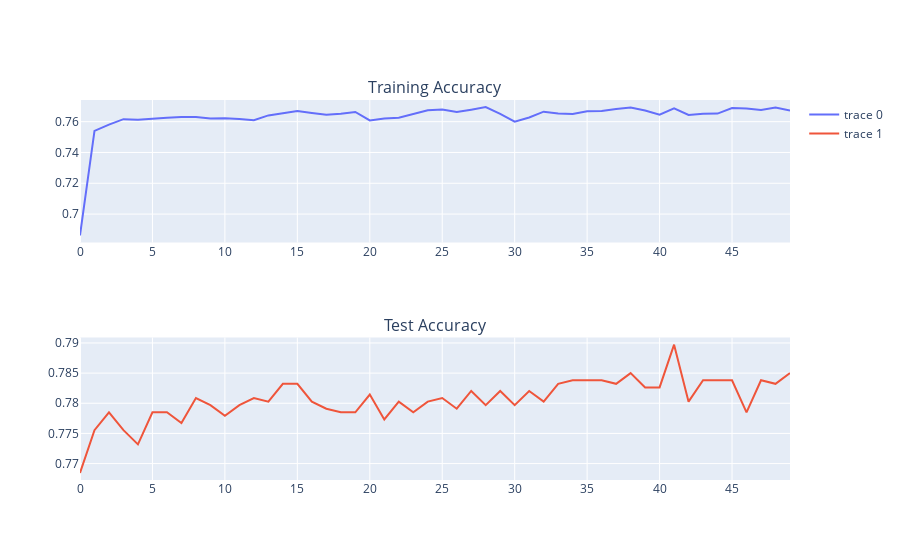
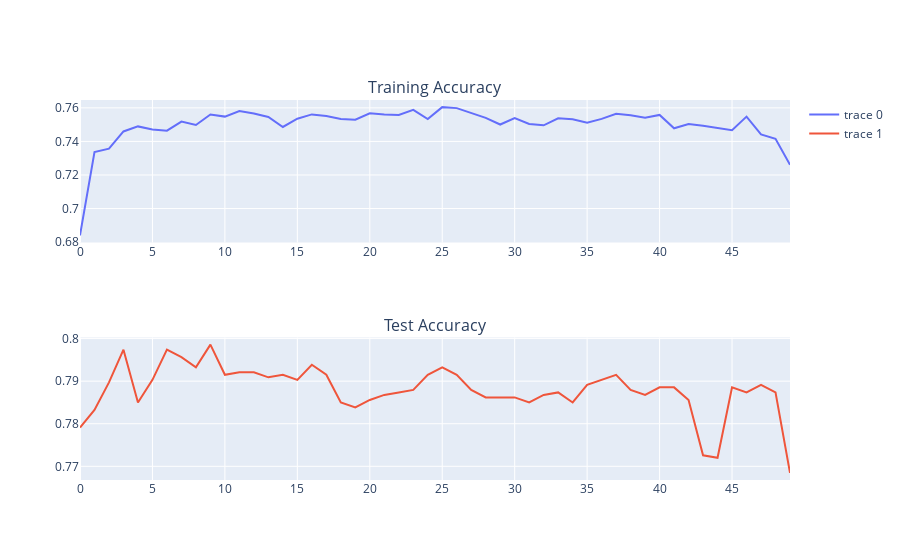
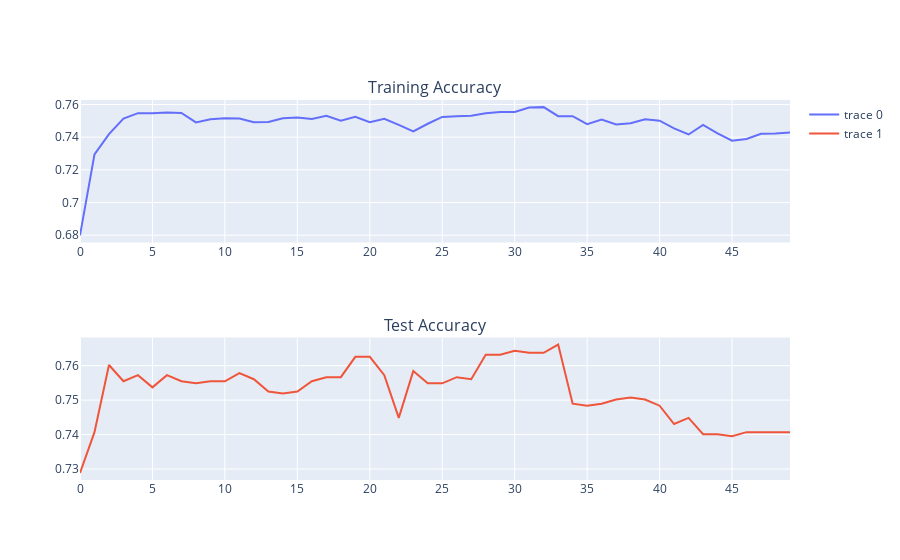
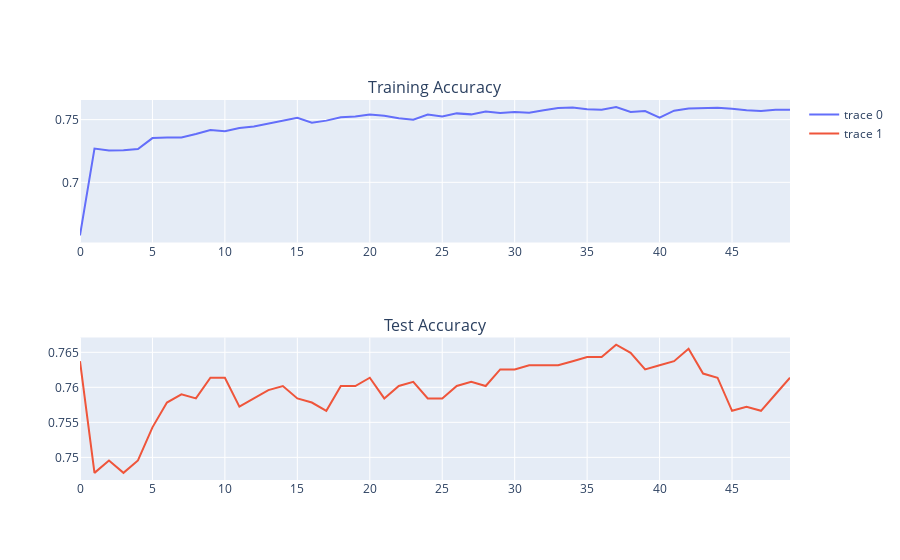

Here is the notebook cell these charts were saved with, in order:
### Code cell
from plotly.subplots import make_subplots
import plotly.graph_objects as go
import matplotlib.pyplot as plt

epochs = 50
validation_accuracy=[]
validation_loss = []
fold_n =1
for train, test in tqdm(kfold.split(inputs, targets)):
    lstm_model = tf.keras.Sequential([
        tf.keras.layers.LSTM(64,return_sequences=False),
        tf.keras.layers.Dropout(0.4),
        tf.keras.layers.Dense(16, activation='relu'),
        tf.keras.layers.Dense(1, activation = 'sigmoid')
    ])
    lstm_model.compile(loss='binary_crossentropy', optimizer='adam', metrics=['accuracy'])
    history = lstm_model.fit(inputs[train], np.asarray(targets[train]), epochs = epochs, validation_data=(inputs[test], np.asarray(targets[test])), batch_size=64)
    print(f'============ {fold_n} fold result===========')
    plt.figure(figsize = (15,8))
    plt.plot(range(epochs), history.history['loss'])
    plt.plot(range(epochs), history.history['val_loss'])
    plt.legend(['training_loss', 'validation_loss'])
    plt.title('Loss')
    fig = make_subplots(
        rows=2, cols=1,
        subplot_titles=("Training Accuracy", "Test Accuracy"))

    fig.add_trace(go.Scatter(x=[*range(epochs)], y=history.history['accuracy']), row=1, col=1)

    fig.add_trace(go.Scatter(x=[*range(epochs)], y=history.history['val_accuracy']), row=2, col=1)

    fig.show()
    train_lstm_results = lstm_model.evaluate(inputs[train], np.asarray(targets[train]), verbose=0, batch_size=256)
    test_lstm_results = lstm_model.evaluate(inputs[test], np.asarray(targets[test]), verbose=0, batch_size=256)
    print(f'Train accuracy: {train_lstm_results[1]*100:0.2f}')
    print(f'Test accuracy: {test_lstm_results[1]*100:0.2f}')
    validation_accuracy.append(test_lstm_results[1]*100)
print(f"average test accuracy: {sum(validation_accuracy)/10:0.2f}" )

### Figure 1 — Plotly figure (JSON) as saved in the notebook; plotly's stock layout.template omitted (floating-point values rounded to 4 significant figures)
{"data": [{"type": "scatter", "x": [0, 1, 2, 3, 4, 5, 6, 7, 8, 9, 10, 11, 12, 13, 14, 15, 16, 17, 18, 19, 20, 21, 22, 23, 24, 25, 26, 27, 28, 29, 30, 31, 32, 33, 34, 35, 36, 37, 38, 39, 40, 41, 42, 43, 44, 45, 46, 47, 48, 49], "xaxis": "x", "y": [0.6862, 0.754, 0.7581, 0.7616, 0.7613, 0.7621, 0.7626, 0.7631, 0.763, 0.762, 0.7622, 0.7617, 0.7609, 0.764, 0.7653, 0.7669, 0.7656, 0.7644, 0.7652, 0.7663, 0.7608, 0.7621, 0.7625, 0.7652, 0.7675, 0.7679, 0.7662, 0.7678, 0.7694, 0.7651, 0.76, 0.7627, 0.7665, 0.7653, 0.7649, 0.7668, 0.7669, 0.7683, 0.7692, 0.7673, 0.7646, 0.7687, 0.7644, 0.7652, 0.7652, 0.7688, 0.7685, 0.7675, 0.7691, 0.7672], "yaxis": "y"}, {"type": "scatter", "x": [0, 1, 2, 3, 4, 5, 6, 7, 8, 9, 10, 11, 12, 13, 14, 15, 16, 17, 18, 19, 20, 21, 22, 23, 24, 25, 26, 27, 28, 29, 30, 31, 32, 33, 34, 35, 36, 37, 38, 39, 40, 41, 42, 43, 44, 45, 46, 47, 48, 49], "xaxis": "x2", "y": [0.7685, 0.7755, 0.7785, 0.7755, 0.7732, 0.7785, 0.7785, 0.7767, 0.7809, 0.7797, 0.7779, 0.7797, 0.7809, 0.7803, 0.7832, 0.7832, 0.7803, 0.7791, 0.7785, 0.7785, 0.7815, 0.7773, 0.7803, 0.7785, 0.7803, 0.7809, 0.7791, 0.782, 0.7797, 0.782, 0.7797, 0.782, 0.7803, 0.7832, 0.7838, 0.7838, 0.7838, 0.7832, 0.785, 0.7826, 0.7826, 0.7897, 0.7803, 0.7838, 0.7838, 0.7838, 0.7785, 0.7838, 0.7832, 0.785], "yaxis": "y2"}], "layout": {"annotations": [{"font": {"size": 16}, "showarrow": false, "text": "Training Accuracy", "x": 0.5, "xanchor": "center", "xref": "paper", "y": 1, "yanchor": "bottom", "yref": "paper"}, {"font": {"size": 16}, "showarrow": false, "text": "Test Accuracy", "x": 0.5, "xanchor": "center", "xref": "paper", "y": 0.375, "yanchor": "bottom", "yref": "paper"}], "xaxis": {"anchor": "y", "domain": [0, 1]}, "xaxis2": {"anchor": "y2", "domain": [0, 1]}, "yaxis": {"anchor": "x", "domain": [0.625, 1]}, "yaxis2": {"anchor": "x2", "domain": [0, 0.375]}}}

### Figure 2 — Plotly figure (JSON) as saved in the notebook; plotly's stock layout.template omitted (floating-point values rounded to 4 significant figures)
{"data": [{"type": "scatter", "x": [0, 1, 2, 3, 4, 5, 6, 7, 8, 9, 10, 11, 12, 13, 14, 15, 16, 17, 18, 19, 20, 21, 22, 23, 24, 25, 26, 27, 28, 29, 30, 31, 32, 33, 34, 35, 36, 37, 38, 39, 40, 41, 42, 43, 44, 45, 46, 47, 48, 49], "xaxis": "x", "y": [0.684, 0.7337, 0.7357, 0.7459, 0.7489, 0.7471, 0.7464, 0.7518, 0.7498, 0.756, 0.7548, 0.7581, 0.7566, 0.7545, 0.7486, 0.7535, 0.7561, 0.7552, 0.7533, 0.753, 0.7568, 0.756, 0.7558, 0.7588, 0.7533, 0.7604, 0.7598, 0.7567, 0.754, 0.7501, 0.7539, 0.7504, 0.7496, 0.7537, 0.7532, 0.7511, 0.7534, 0.7565, 0.7556, 0.7541, 0.7558, 0.7478, 0.7503, 0.7493, 0.7478, 0.7467, 0.7548, 0.7442, 0.7415, 0.7261], "yaxis": "y"}, {"type": "scatter", "x": [0, 1, 2, 3, 4, 5, 6, 7, 8, 9, 10, 11, 12, 13, 14, 15, 16, 17, 18, 19, 20, 21, 22, 23, 24, 25, 26, 27, 28, 29, 30, 31, 32, 33, 34, 35, 36, 37, 38, 39, 40, 41, 42, 43, 44, 45, 46, 47, 48, 49], "xaxis": "x2", "y": [0.7791, 0.7832, 0.7897, 0.7974, 0.785, 0.7903, 0.7974, 0.7956, 0.7933, 0.7986, 0.7915, 0.7921, 0.7921, 0.7909, 0.7915, 0.7903, 0.7939, 0.7915, 0.785, 0.7838, 0.7856, 0.7868, 0.7874, 0.788, 0.7915, 0.7933, 0.7915, 0.788, 0.7862, 0.7862, 0.7862, 0.785, 0.7868, 0.7874, 0.785, 0.7891, 0.7903, 0.7915, 0.788, 0.7868, 0.7885, 0.7885, 0.7856, 0.7726, 0.772, 0.7885, 0.7874, 0.7891, 0.7874, 0.7685], "yaxis": "y2"}], "layout": {"annotations": [{"font": {"size": 16}, "showarrow": false, "text": "Training Accuracy", "x": 0.5, "xanchor": "center", "xref": "paper", "y": 1, "yanchor": "bottom", "yref": "paper"}, {"font": {"size": 16}, "showarrow": false, "text": "Test Accuracy", "x": 0.5, "xanchor": "center", "xref": "paper", "y": 0.375, "yanchor": "bottom", "yref": "paper"}], "xaxis": {"anchor": "y", "domain": [0, 1]}, "xaxis2": {"anchor": "y2", "domain": [0, 1]}, "yaxis": {"anchor": "x", "domain": [0.625, 1]}, "yaxis2": {"anchor": "x2", "domain": [0, 0.375]}}}

### Figure 3 — Plotly figure (JSON) as saved in the notebook; plotly's stock layout.template omitted (floating-point values rounded to 4 significant figures)
{"data": [{"type": "scatter", "x": [0, 1, 2, 3, 4, 5, 6, 7, 8, 9, 10, 11, 12, 13, 14, 15, 16, 17, 18, 19, 20, 21, 22, 23, 24, 25, 26, 27, 28, 29, 30, 31, 32, 33, 34, 35, 36, 37, 38, 39, 40, 41, 42, 43, 44, 45, 46, 47, 48, 49], "xaxis": "x", "y": [0.6799, 0.7295, 0.7419, 0.7514, 0.7547, 0.7547, 0.7552, 0.7549, 0.749, 0.7509, 0.7516, 0.7514, 0.7491, 0.7493, 0.7516, 0.752, 0.7511, 0.7531, 0.7501, 0.7525, 0.7491, 0.7512, 0.7475, 0.7436, 0.7482, 0.7524, 0.7528, 0.7531, 0.7546, 0.7554, 0.7554, 0.7582, 0.7584, 0.7529, 0.7528, 0.748, 0.7509, 0.7478, 0.7485, 0.751, 0.7501, 0.7453, 0.7417, 0.7475, 0.7424, 0.7379, 0.7389, 0.7421, 0.7422, 0.7428], "yaxis": "y"}, {"type": "scatter", "x": [0, 1, 2, 3, 4, 5, 6, 7, 8, 9, 10, 11, 12, 13, 14, 15, 16, 17, 18, 19, 20, 21, 22, 23, 24, 25, 26, 27, 28, 29, 30, 31, 32, 33, 34, 35, 36, 37, 38, 39, 40, 41, 42, 43, 44, 45, 46, 47, 48, 49], "xaxis": "x2", "y": [0.7289, 0.7407, 0.7602, 0.7555, 0.7572, 0.7537, 0.7572, 0.7555, 0.7549, 0.7555, 0.7555, 0.7578, 0.7561, 0.7525, 0.7519, 0.7525, 0.7555, 0.7566, 0.7566, 0.7626, 0.7626, 0.7572, 0.7448, 0.7584, 0.7549, 0.7549, 0.7566, 0.7561, 0.7631, 0.7631, 0.7643, 0.7637, 0.7637, 0.7661, 0.749, 0.7484, 0.749, 0.7501, 0.7507, 0.7501, 0.7484, 0.7431, 0.7448, 0.7401, 0.7401, 0.7395, 0.7407, 0.7407, 0.7407, 0.7407], "yaxis": "y2"}], "layout": {"annotations": [{"font": {"size": 16}, "showarrow": false, "text": "Training Accuracy", "x": 0.5, "xanchor": "center", "xref": "paper", "y": 1, "yanchor": "bottom", "yref": "paper"}, {"font": {"size": 16}, "showarrow": false, "text": "Test Accuracy", "x": 0.5, "xanchor": "center", "xref": "paper", "y": 0.375, "yanchor": "bottom", "yref": "paper"}], "xaxis": {"anchor": "y", "domain": [0, 1]}, "xaxis2": {"anchor": "y2", "domain": [0, 1]}, "yaxis": {"anchor": "x", "domain": [0.625, 1]}, "yaxis2": {"anchor": "x2", "domain": [0, 0.375]}}}

### Figure 4 — Plotly figure (JSON) as saved in the notebook; plotly's stock layout.template omitted (floating-point values rounded to 4 significant figures)
{"data": [{"type": "scatter", "x": [0, 1, 2, 3, 4, 5, 6, 7, 8, 9, 10, 11, 12, 13, 14, 15, 16, 17, 18, 19, 20, 21, 22, 23, 24, 25, 26, 27, 28, 29, 30, 31, 32, 33, 34, 35, 36, 37, 38, 39, 40, 41, 42, 43, 44, 45, 46, 47, 48, 49], "xaxis": "x", "y": [0.6577, 0.727, 0.7254, 0.7256, 0.7266, 0.7353, 0.7358, 0.7358, 0.7386, 0.7417, 0.7407, 0.7433, 0.7445, 0.7469, 0.7494, 0.7515, 0.7476, 0.7492, 0.7518, 0.7524, 0.754, 0.7532, 0.7512, 0.75, 0.7541, 0.7526, 0.755, 0.7542, 0.7565, 0.7553, 0.7561, 0.7555, 0.7575, 0.7592, 0.7596, 0.7583, 0.7578, 0.76, 0.7562, 0.7568, 0.7515, 0.7572, 0.7589, 0.7594, 0.7595, 0.7587, 0.7574, 0.757, 0.7579, 0.7579], "yaxis": "y"}, {"type": "scatter", "x": [0, 1, 2, 3, 4, 5, 6, 7, 8, 9, 10, 11, 12, 13, 14, 15, 16, 17, 18, 19, 20, 21, 22, 23, 24, 25, 26, 27, 28, 29, 30, 31, 32, 33, 34, 35, 36, 37, 38, 39, 40, 41, 42, 43, 44, 45, 46, 47, 48, 49], "xaxis": "x2", "y": [0.7637, 0.7478, 0.7496, 0.7478, 0.7496, 0.7543, 0.7578, 0.759, 0.7584, 0.7614, 0.7614, 0.7572, 0.7584, 0.7596, 0.7602, 0.7584, 0.7578, 0.7566, 0.7602, 0.7602, 0.7614, 0.7584, 0.7602, 0.7608, 0.7584, 0.7584, 0.7602, 0.7608, 0.7602, 0.7626, 0.7626, 0.7631, 0.7631, 0.7631, 0.7637, 0.7643, 0.7643, 0.7661, 0.7649, 0.7626, 0.7631, 0.7637, 0.7655, 0.762, 0.7614, 0.7566, 0.7572, 0.7566, 0.759, 0.7614], "yaxis": "y2"}], "layout": {"annotations": [{"font": {"size": 16}, "showarrow": false, "text": "Training Accuracy", "x": 0.5, "xanchor": "center", "xref": "paper", "y": 1, "yanchor": "bottom", "yref": "paper"}, {"font": {"size": 16}, "showarrow": false, "text": "Test Accuracy", "x": 0.5, "xanchor": "center", "xref": "paper", "y": 0.375, "yanchor": "bottom", "yref": "paper"}], "xaxis": {"anchor": "y", "domain": [0, 1]}, "xaxis2": {"anchor": "y2", "domain": [0, 1]}, "yaxis": {"anchor": "x", "domain": [0.625, 1]}, "yaxis2": {"anchor": "x2", "domain": [0, 0.375]}}}
